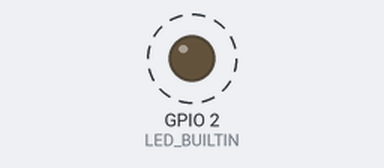
Recording of a sketch running on a simulated ESP8266 (NodeMCU). On the bench: output pins drawn as LEDs (lit = HIGH, except the on-board LED, lit = LOW). Dashed ring = blinking. WiFi joins after 1.5 s; servers stay silent unless stated; no MQTT or app messages arrive unless stated; what the sketch prints to the serial monitor is not drawn.

Above: at 1.66 s.
Timing chart, 0 to 4.6 s (numbered marks = the images above):
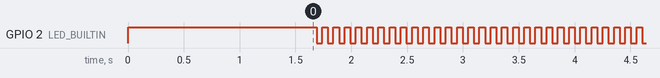

The sketch:

sketch_dec28a.ino
```cpp
////////////////////////////////////////////////////////////////////////////////////////////////////
// Modify these values for your environment
const char *wifiSSID = "cma_gate_controller";                  // Your WiFi network name
const char *wifiPassword = "@@cmacma@@";          // Your WiFi network password
const char *otaPassword = "";                       // OTA update password
const char *mqttServer = "192.168.15.48";            // Your MQTT server IP address
const char *mqttUser = "magazyn";                          // mqtt username, set to "" for no user
const char *mqttPassword = "dupcia1";                      // mqtt password, set to "" for no password
const String mqttNode = "PiotrekSkoda";              // Your unique hostname for this device
const String mqttDiscoveryPrefix = "homeassistant"; // Home Assistant MQTT Discovery, see https://home-assistant.io/docs/mqtt/discovery/
////////////////////////////////////////////////////////////////////////////////////////////////////

// Home Assistant MQTT Discovery, see https://home-assistant.io/docs/mqtt/discovery/
// We'll create one binary_sensor device to track MQTT connectivity
const String mqttDiscoBinaryStateTopic = mqttDiscoveryPrefix + "/binary_sensor/" + mqttNode + "/state";
const String mqttDiscoBinaryConfigTopic = mqttDiscoveryPrefix + "/binary_sensor/" + mqttNode + "/config";
// And a sensor for WiFi signal strength
const String mqttDiscoSignalStateTopic = mqttDiscoveryPrefix + "/sensor/" + mqttNode + "-signal/state";
const String mqttDiscoSignalConfigTopic = mqttDiscoveryPrefix + "/sensor/" + mqttNode + "-signal/config";
// And a sensor for device uptime
const String mqttDiscoUptimeStateTopic = mqttDiscoveryPrefix + "/sensor/" + mqttNode + "-uptime/state";
const String mqttDiscoUptimeConfigTopic = mqttDiscoveryPrefix + "/sensor/" + mqttNode + "-uptime/config";

const String mqttDiscoBinaryConfigPayload = "{\"name\": \"" + mqttNode + "\", \"device_class\": \"connectivity\", \"state_topic\": \"" + mqttDiscoBinaryStateTopic + "\"}";
const String mqttDiscoSignalConfigPayload = "{\"name\": \"" + mqttNode + "-signal\", \"state_topic\": \"" + mqttDiscoSignalStateTopic + "\", \"unit_of_measurement\": \"dBm\", \"value_template\": \"{{ value }}\"}";
const String mqttDiscoUptimeConfigPayload = "{\"name\": \"" + mqttNode + "-uptime\", \"state_topic\": \"" + mqttDiscoUptimeStateTopic + "\", \"unit_of_measurement\": \"msec\", \"value_template\": \"{{ value }}\"}";

// Set the signal strength and uptime reporting interval in milliseconds
const unsigned long reportInterval = 5000;
unsigned long reportTimer = millis();

// Set LED "twinkle" time for maximum daylight visibility
const unsigned long twinkleInterval = 50;
unsigned long twinkleTimer = millis();

#include <ESP8266WiFi.h>
#include <ESP8266mDNS.h>
#include <WiFiUdp.h>
#include <ArduinoOTA.h>
#include <PubSubClient.h>

WiFiClient wifiClient;
PubSubClient mqttClient(wifiClient);

////////////////////////////////////////////////////////////////////////////////////////////////////
// System setup
void setup()
{
  pinMode(LED_BUILTIN, OUTPUT);
  digitalWrite(LED_BUILTIN, HIGH);
  Serial.begin(115200);

  Serial.println("\nHardware initialized, starting program load");

  // Start up networking
  setupWifi();

  // Create server and assign callbacks for MQTT
  mqttClient.setServer(mqttServer, 1883);
  mqttClient.setCallback(mqtt_callback);

// The string payloads spill over the default MAX_PACKET_SIZE 128.
  mqttClient.setBufferSize(512);

  mqttConnect();

  // Start up OTA
  if (otaPassword[0])
  {
    setupOTA();
  }

  Serial.println("Initialization complete\n");
}

////////////////////////////////////////////////////////////////////////////////////////////////////
// Main execution loop
void loop()
{
  // check WiFi connection
  if (WiFi.status() != WL_CONNECTED)
  {
    setupWifi();
  }

  // check MQTT connection
  if (!mqttClient.connected())
  {
    mqttConnect();
  }

  // MQTT client loop
  if (mqttClient.connected())
  {
    mqttClient.loop();
  }

  // LED twinkle
  if (mqttClient.connected() && ((millis() - twinkleTimer) >= twinkleInterval))
  {
    digitalWrite(LED_BUILTIN, !digitalRead(LED_BUILTIN));
    twinkleTimer = millis();
  }

  // Report signal strength and uptime
  if (mqttClient.connected() && ((millis() - reportTimer) >= reportInterval))
  {
    String signalStrength = String(WiFi.RSSI());
    String uptimeTimer = String(millis());
    mqttClient.publish(mqttDiscoSignalStateTopic.c_str(), signalStrength.c_str());
    mqttClient.publish(mqttDiscoUptimeStateTopic.c_str(), uptimeTimer.c_str());
    reportTimer = millis();
  }

  // OTA loop
  if (otaPassword[0])
  {
    ArduinoOTA.handle();
  }
}

////////////////////////////////////////////////////////////////////////////////////////////////////
// Functions

////////////////////////////////////////////////////////////////////////////////////////////////////
// Handle incoming commands from MQTT
void mqtt_callback(char *topic, byte *payload, unsigned int payloadLength)
{
}

////////////////////////////////////////////////////////////////////////////////////////////////////
// Connect to WiFi
void setupWifi()
{
  Serial.print("Connecting to WiFi network: " + String(wifiSSID));
  WiFi.hostname(mqttNode.c_str());
  WiFi.mode(WIFI_STA);
  WiFi.setSleepMode(WIFI_NONE_SLEEP);
  WiFi.begin(wifiSSID, wifiPassword);

  while (WiFi.status() != WL_CONNECTED)
  {
    delay(1);
  }
  Serial.println("\nWiFi connected successfully and assigned IP: " + WiFi.localIP().toString());
}

////////////////////////////////////////////////////////////////////////////////////////////////////
// MQTT connection and subscriptions
void mqttConnect()
{
  digitalWrite(LED_BUILTIN, HIGH);
  Serial.println("Attempting MQTT connection to broker: " + String(mqttServer));
  // Attempt to connect to broker, setting last will and testament
  if (mqttClient.connect(mqttNode.c_str(), mqttUser, mqttPassword, mqttDiscoBinaryStateTopic.c_str(), 1, 1, "OFF"))
  {
    // when connected, record signal strength and reset reporting timer
    String signalStrength = String(WiFi.RSSI());
    reportTimer = millis();
    String uptimeTimer = String(millis());
    // publish MQTT discovery topics and device state
    Serial.println("MQTT discovery connectivity config: [" + mqttDiscoBinaryConfigTopic + "] : [" + mqttDiscoBinaryConfigPayload + "]");
    Serial.println("MQTT discovery connectivity state: [" + mqttDiscoBinaryStateTopic + "] : [ON]");
    Serial.println("MQTT discovery signal config: [" + mqttDiscoSignalConfigTopic + "] : [" + mqttDiscoSignalConfigPayload + "]");
    Serial.println("MQTT discovery signal state: [" + mqttDiscoSignalStateTopic + "] : " + WiFi.RSSI());
    Serial.println("MQTT discovery uptime config: [" + mqttDiscoUptimeConfigTopic + "] : [" + mqttDiscoUptimeConfigPayload + "]");
    Serial.println("MQTT discovery uptime state: [" + mqttDiscoUptimeStateTopic + "] : " + uptimeTimer);
    mqttClient.publish(mqttDiscoUptimeConfigTopic.c_str(), mqttDiscoUptimeConfigPayload.c_str(), true);
    mqttClient.publish(mqttDiscoUptimeStateTopic.c_str(), uptimeTimer.c_str());
    mqttClient.publish(mqttDiscoBinaryConfigTopic.c_str(), mqttDiscoBinaryConfigPayload.c_str(), true);
    mqttClient.publish(mqttDiscoBinaryStateTopic.c_str(), "ON");
    mqttClient.publish(mqttDiscoSignalConfigTopic.c_str(), mqttDiscoSignalConfigPayload.c_str(), true);
    mqttClient.publish(mqttDiscoSignalStateTopic.c_str(), signalStrength.c_str());
    Serial.println("MQTT connected");
    digitalWrite(LED_BUILTIN, LOW);
  }
  else
  {
    Serial.println("MQTT connection failed, rc=" + String(mqttClient.state()));
  }
}

////////////////////////////////////////////////////////////////////////////////////////////////////
// (mostly) boilerplate OTA setup from library examples
void setupOTA()
{
  // Start up OTA
  // ArduinoOTA.setPort(8266); // Port defaults to 8266
  ArduinoOTA.setHostname(mqttNode.c_str());
  ArduinoOTA.setPassword(otaPassword);

  ArduinoOTA.onStart([]() {
    Serial.println("ESP OTA:  update start");
  });
  ArduinoOTA.onEnd([]() {
    Serial.println("ESP OTA:  update complete");
  });
  ArduinoOTA.onProgress([](unsigned int progress, unsigned int total) {
    //Serial.printf("Progress: %u%%\r", (progress / (total / 100)));
  });
  ArduinoOTA.onError([](ota_error_t error) {
    Serial.println("ESP OTA:  ERROR code " + String(error));
    if (error == OTA_AUTH_ERROR)
      Serial.println("ESP OTA:  ERROR - Auth Failed");
    else if (error == OTA_BEGIN_ERROR)
      Serial.println("ESP OTA:  ERROR - Begin Failed");
    else if (error == OTA_CONNECT_ERROR)
      Serial.println("ESP OTA:  ERROR - Connect Failed");
    else if (error == OTA_RECEIVE_ERROR)
      Serial.println("ESP OTA:  ERROR - Receive Failed");
    else if (error == OTA_END_ERROR)
      Serial.println("ESP OTA:  ERROR - End Failed");
  });
  ArduinoOTA.begin();
  Serial.println("ESP OTA:  Over the Air firmware update ready");
}
```

Measured:
- by itself, GPIO 2 (LED_BUILTIN): alternates HIGH for 0.05 s and LOW for 0.05 s
